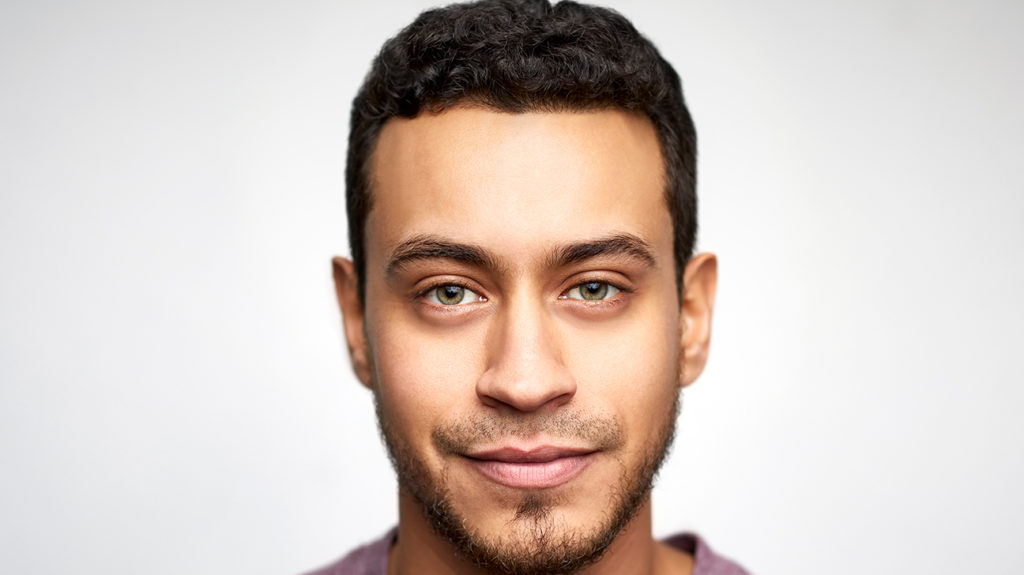
#> input picture Module1/Module1.4 Basic Image Processing/1.4.4 Flipping/test.jpg, 1024 x 575 px
$ python flipping.py --image test.jpg
#> lines starting #> are read from the running program, lines starting #| are printed output that depends on the picture
import cv2
import argparse
import numpy as np
import imutils
ap= argparse.ArgumentParser()
ap.add_argument("-i","--image",required=True,help="Path of the image")
args =vars(ap.parse_args())


#load the image
image =cv2.imread(args['image'])
#> image is the input picture: shape (575, 1024, 3); mean B, G, R 193.4, 200.1, 212.8
cv2.imshow("Original Image",image)

'''Similar to rotation, OPENCV provides a method to flip the image across its x or y axis.
'''

#Flip the image horizontally
flipped = cv2.flip(image,1)
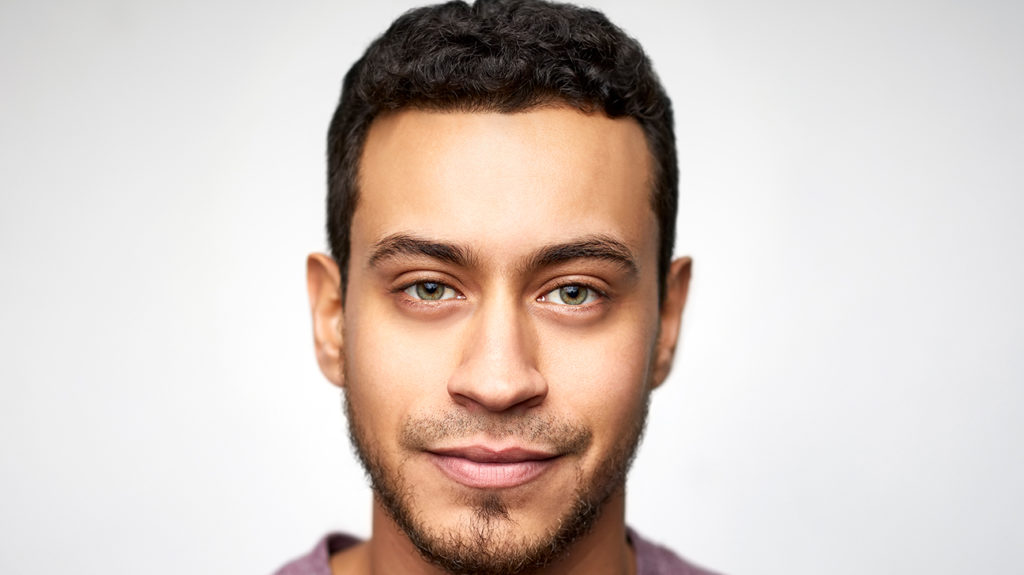
#> flipped: shape (575, 1024, 3); mean B, G, R 193.4, 200.1, 212.8
cv2.imshow(" Flipped Horizontally",flipped)

#Flip the image vertically
flip_vertical = cv2.flip(image,0)
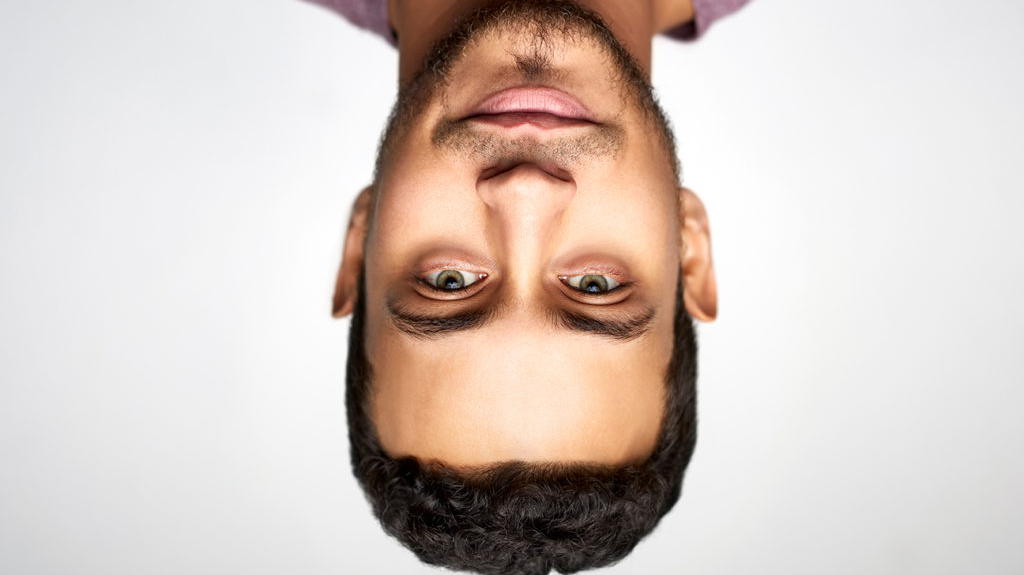
#> flip_vertical: shape (575, 1024, 3); mean B, G, R 193.4, 200.1, 212.8
cv2.imshow("Flipped Vertically",flip_vertical)

# flip the image along both axes
flipped = cv2.flip(image, -1)
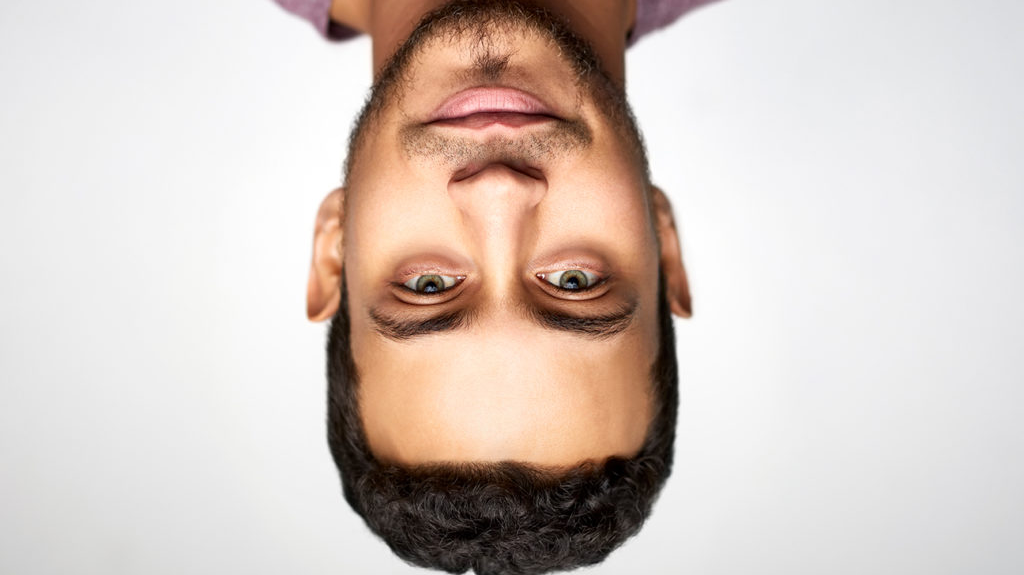
#> flipped: shape (575, 1024, 3); mean B, G, R 193.4, 200.1, 212.8
cv2.imshow("Flipped Horizontally & Vertically", flipped)
cv2.waitKey(0)
